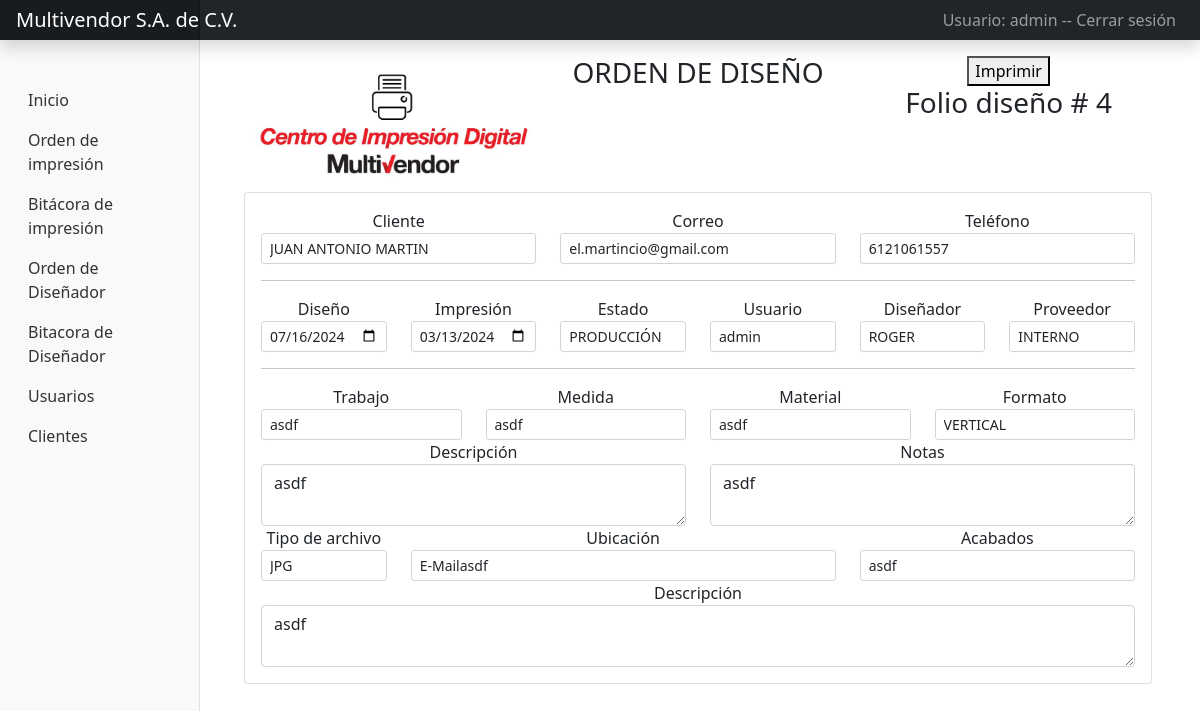
Page /Vistas/infDiseno.php?nik=4 (signed in) on the committed database.
### tables this page shows
CREATE TABLE `orden` (
  `id_orden` int(11) NOT NULL,
  `id_usuario` int(11) DEFAULT NULL,
  `id_cliente` int(11) DEFAULT NULL,
  `ttrabajo` varchar(45) NOT NULL,
  `medida` varchar(11) NOT NULL,
  `material` varchar(11) NOT NULL,
  `cantidad` varchar(45) NOT NULL,
  `f_salida` varchar(45) NOT NULL,
  `formato` varchar(11) NOT NULL,
  `descripcion_` text NOT NULL,
  `notas` text NOT NULL,
  `tarchivos` varchar(11) NOT NULL,
  `ubi` varchar(10) NOT NULL,
  `acabados` varchar(45) NOT NULL,
  `fecha_entrega` varchar(10) NOT NULL,
  `fecha_imp` date NOT NULL,
  `descri` text NOT NULL,
  `disenador` varchar(11) NOT NULL,
  `pro` varchar(11) NOT NULL,
  `estado` varchar(11) NOT NULL,
  `fechaOrden` date DEFAULT NULL
);

CREATE TABLE `clientes` (
  `id_cliente` int(11) NOT NULL,
  `id_usuario` int(11) NOT NULL,
  `nombre` varchar(200) DEFAULT NULL,
  `email` varchar(200) DEFAULT NULL,
  `telefono` varchar(200) DEFAULT NULL,
  `ocupacion` varchar(45) NOT NULL,
  `fecha_cumple` date NOT NULL
);

CREATE TABLE `usuarios` (
  `id_usuario` int(11) NOT NULL,
  `nombre` varchar(50) DEFAULT NULL,
  `password` tinytext DEFAULT NULL,
  `priv` int(11) NOT NULL,
  `fechaCaptura` date DEFAULT NULL
);

### Vistas/infDiseno.php (the view, shortened to what this page needs)
<?php
if (isset($_SESSION['usuario'], $_SESSION['priv'])) {
    $c = new conectar();
    $conexion = $c->conexion();
    include('includes/headers.php');
    include('includes/menu.php');
?>
    <?php
    $nik = mysqli_real_escape_string($conexion, (strip_tags($_GET["nik"], ENT_QUOTES)));
    $sql = ("SELECT
    o.id_orden, u.nombre, c.nombre, c.email, c.telefono,  o.ttrabajo, o.fecha_entrega, o.medida, o.material, o.formato, o.descripcion_, o.notas, o.tarchivos, o.ubi, o.acabados, o.fecha_imp, o.descri, o.disenador,
    o.pro, o.estado, o.fechaOrden
            FROM orden AS o
            INNER JOIN clientes AS c
            ON o.id_cliente = c.id_cliente
            INNER JOIN usuarios AS u
            ON o.id_usuario = u.id_usuario
            where o.id_orden = $nik ");
    $result = mysqli_query($conexion, $sql);
    while ($mostrarI = mysqli_fetch_row($result)) {
    ?>
        <div class="container text-center" id="printDiseno">
            <link href="../assets/dist/css/bootstrap.min.css" rel="stylesheet">
        <div class="row">
                <div class="col-sm-4">
                    <img src="../img/cid.png" width="300" />
                </div>
                <div class="col-sm-4">
                    <h3>ORDEN DE DISEÑO</h3>
                </div>
                <div class="col-sm-4">
                <button id="btn-imprimir">Imprimir</button>
                <h3>Folio diseño # <?php echo $mostrarI[0] ?></h3>
                </div>
            </div>
        <div class="card card-body ">
            <div class="row">
                <div class="col-sm-4">
                    <label>Cliente</label>
                    <input type="text" class="form-control form-control-sm input-sm" value="<?php echo $mostrarI[2] ?>">
                </div>
                <div class="col-sm-4">
                    <label>Correo</label>
                    <input type="text" class="form-control form-control-sm input-sm" value="<?php echo $mostrarI[3] ?>">
                </div>
                <div class="col-sm-4">
                    <label>Teléfono</label>
                    <input type="text" class="form-control form-control-sm input-sm" value="<?php echo $mostrarI[4] ?>">
                </div>
            </div>
            <hr>
            <div class="row">
                <div class="col-sm-2">
                    <label>Diseño</label>
                    <input type="date" class="form-control form-control-sm input-sm" value="<?php echo $mostrarI[6] ?>">
                </div>
                <div class="col-sm-2">
                    <label>Impresión</label>
                    <input type="date" class="form-control form-control-sm input-sm" value="<?php echo $mostrarI[15] ?>">
                </div>
                <div class="col-sm-2">
                    <label>Estado</label>
                    <input type="text" class="form-control form-control-sm input-sm" value="<?php echo $mostrarI[19] ?>">
                </div>
                <div class="col-sm-2">
                    <label>Usuario</label>
                    <input type="text" class="form-control form-control-sm input-sm" value="<?php echo $mostrarI[1] ?>">
                </div>
                <div class="col-sm-2">
                    <label>Diseñador</label>
                    <input type="text" class="form-control form-control-sm input-sm" value="<?php echo $mostrarI[17] ?>">
                </div>
                <div class="col-sm-2">
                    <label>Proveedor</label>
                    <input type="text" class="form-control form-control-sm input-sm" value="<?php echo $mostrarI[18] ?>">
                </div>
            </div>
            <hr>
            <div class="row">
                <div class="col-sm-3">
                    <label>Trabajo</label>
                    <input type="text" class="form-control form-control-sm input-sm" value="<?php echo $mostrarI[5] ?>">
                </div>
                <div class="col-sm-3">
                    <label>Medida</label>
                    <input type="text" class="form-control form-control-sm input-sm" value="<?php echo $mostrarI[7] ?>">
                </div>
                <div class="col-sm-3">
                    <label>Material</label>
                    <input type="text" class="form-control form-control-sm input-sm" value="<?php echo $mostrarI[8] ?>">
                </div>
                <div class="col-sm-3">
                    <label>Formato</label>
                    <input type="text" class="form-control form-control-sm input-sm" value="<?php echo $mostrarI[9] ?>">
                </div>
            </div>
            <div class="row">
                <div class="col-sm-6">
                    <label>Descripción</label>
                    <textarea class="form-control"><?php echo $mostrarI[10] ?></textarea>
                </div>
                <div class="col-sm-6">
                    <label>Notas</label>
                    <textarea class="form-control"><?php echo $mostrarI[11] ?></textarea>
                                    </div>
            </div>
            <div class="row">
                <div class="col-sm-2">
                    <label>Tipo de archivo</label>
                    <input type="text" class="form-control form-control-sm input-sm" value="<?php echo $mostrarI[12] ?>">
                </div>
                <div class="col-sm-6">
                    <label>Ubicación</label>
                    <input type="text" class="form-control form-control-sm" value="<?php echo $mostrarI[13] ?>">
                </div>
                <div class="col-sm-4">
                    <label>Acabados</label>
                    <input type="text" class="form-control form-control-sm input-sm" value="<?php echo $mostrarI[14] ?>">
                </div>
            </div>
            <div class="row">
                <div class="col-sm-12">
                    <label>Descripción</label>
                    <textarea class="form-control"><?php echo $mostrarI[16] ?></textarea>
                </div>
            </div>
        </div>
        </div>
    <?php
    }
    ?>
    <link href="https://cdn.datatables.net/v/bs5/jq-3.6.0/dt-1.13.4/datatables.min.css" rel="stylesheet" />
    </body>
    </html>
<?php
} else {
    header("location:../index.php");
}
?>

### css/dashboard.css (style rules this page uses)
body { font-size: .875rem; }

### rows in the picture
orden: id_orden "4", id_cliente.nombre "JUAN ANTONIO MARTIN", id_cliente.email "el.martincio@gmail.com", id_cliente.telefono "6121061557", fecha_entrega "07/16/2024", fecha_imp "03/13/2024", estado "PRODUCCIÓN", id_usuario.nombre "admin", disenador "ROGER", pro "INTERNO", ttrabajo "asdf", medida "asdf", material "asdf", formato "VERTICAL", descripcion_ "asdf", notas "asdf", tarchivos "JPG", ubi "E-Mailasdf", acabados "asdf", descri "asdf"

### other values in the picture
$_SESSION['usuario'] "admin"
